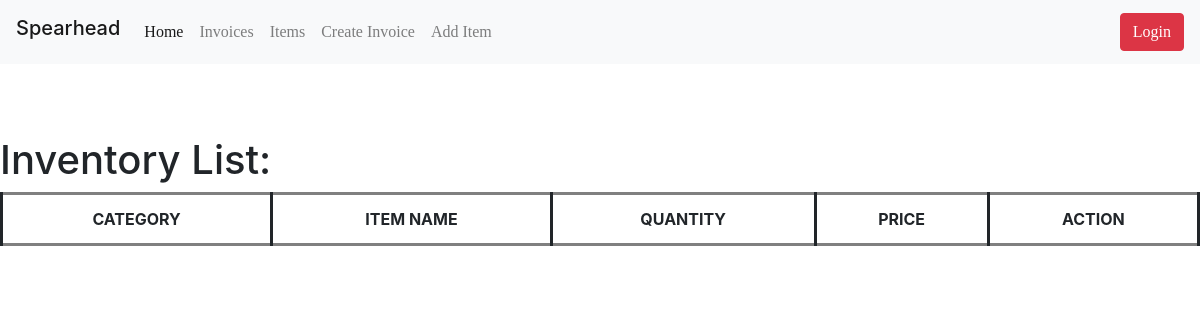
Before: /list_stock/ with the older database file.
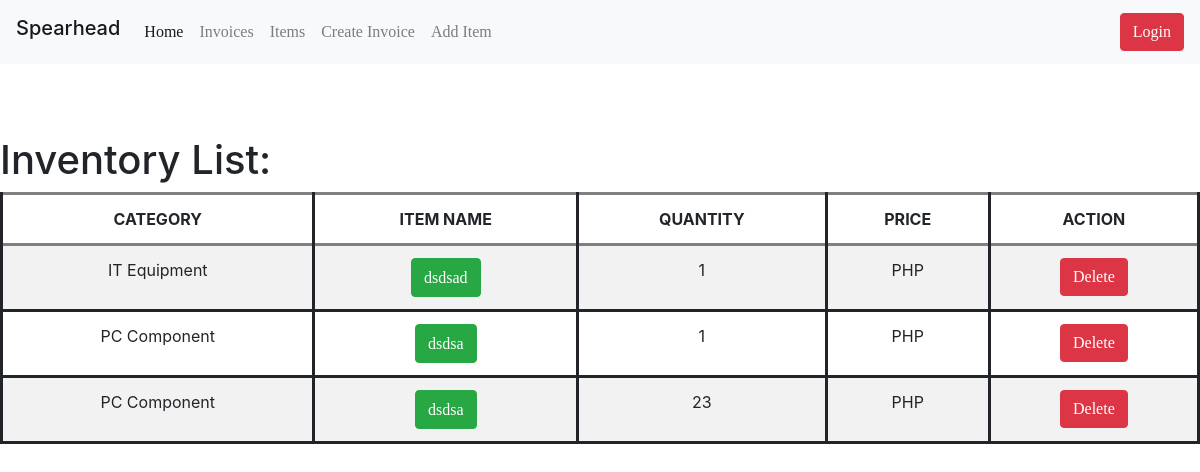
After: the same page with the newer database file.
### invmgmt/models.py (models this page shows, shortened)
class Stock(models.Model):
	category = models.CharField("Category:", max_length=50, default='', blank=True, null=True)
	item_name = models.CharField("Item Name:", max_length=50, blank=True, null=True)
	quantity = models.IntegerField("Quantity:", default='0', blank=True, null=True)
	set_price = models.CharField ("Pricing:", max_length=50, default='', blank=True, null=True)
	receive_quantity = models.IntegerField(default='0', blank=True, null=True)
	receive_by = models.CharField(max_length=50, blank=True, null=True)
	issue_quantity = models.IntegerField(default='0', blank=True, null=True)
	issue_by = models.CharField(max_length=50, blank=True, null=True)
	issue_to = models.CharField(max_length=50, blank=True, null=True)
	phone_number = models.CharField(max_length=50, blank=True, null=True)
	created_by = models.CharField(max_length=50, blank=True, null=True)

### invmgmt/views.py (the view)
# urls.py: path('list_stock/',list_stock, name='list_stock'),
def list_stock(request):
	title = 'List of items:'
	queryset_stock = Stock.objects.all()
	context = {
		"title": title,
		"queryset": queryset_stock,
	}
	return render(request, "list_view_item.html", context)

### templates/list_view_item.html (shortened to what this page needs)
{% load static %}
<!DOCTYPE html>
<html lang="en">
<head>
    <link rel="stylesheet" type="text/css" href="https://stackpath.bootstrapcdn.com/bootstrap/4.5.2/css/bootstrap.min.css">
    <link href="{% static 'css/stylesheet.css' %}" rel="stylesheet">
</head>
<body>
{% include 'navbar.html' %}
<br><br><br>
<h1>Inventory List:</h1>
<table class="table table-striped">
        <thead>
          <tr>
              <th>CATEGORY</th>
            <th>ITEM NAME</th>
              <th>QUANTITY</th>
              <th>PRICE</th>
              <th>ACTION</th>
          </tr>
        </thead>
	{% for instance in queryset %}
        <tr>
        <td>{{instance.category}}</td>
            <td><button class="btn btn-success"><a href="{% url 'update_items' instance.id %}">{{instance.item_name}}</a></button></td>
	    <td>{{instance.quantity}}</td>
            <td>PHP {{instance.set_price}}</td>
        <td><a class="btn btn-danger" type="submit" href="{% url 'delete_stock' instance.id %}">Delete</a></td>
        </tr>
	{% endfor %}
    </table>

Changed rows visible on the page:
added Stock: category "IT Equipment", item_name "dsdsad", quantity "1"
added Stock: category "PC Component", item_name "dsdsa", quantity "1"
added Stock: category "PC Component", item_name "dsdsa", quantity "23"
